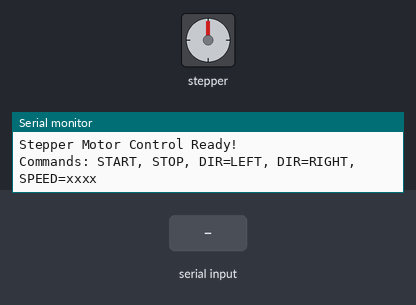
Bench run of a sketch on a simulated Arduino Uno, built with avr-gcc and run on an emulated ATmega328P. Parts: stepper motor, the last lines printed to the serial monitor. Wiring (inferred from the names in the program): stepper motor driver (200 steps per turn assumed): step pin 9; direction pin 10; enable pin 8. Inputs (shaded band) come from the test bench.

Above: at 1.2 s.
1.3 s: "START\n" received over Serial
At 1.45 s:
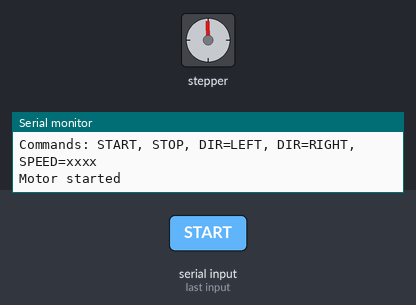
At 2.05 s:
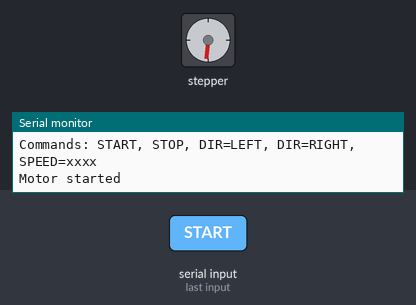
4.3 s: "SPEED=\n" received over Serial
7.3 s: "STOP\n" received over Serial
8.8 s: "START\n" received over Serial
At 8.95 s:
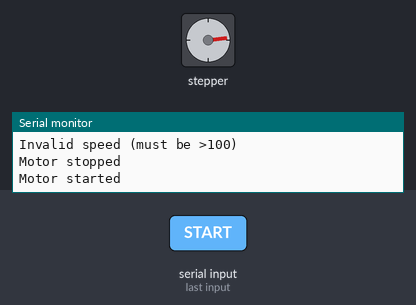
Timing chart, 0 to 12.8 s (numbered marks = the images above; inputs shaded):
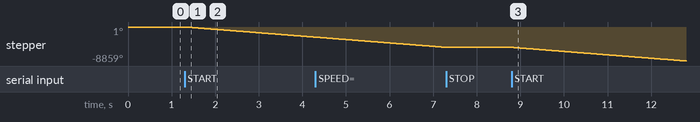

The sketch:

QuickDriverTest.ino
```cpp
// Pin definitions
#define EN_PIN   8   // Enable
#define STEP_PIN 9   // Step
#define DIR_PIN  10  // Direction

// Motor control variables
int stepDelayMicroseconds = 1000; // Default speed
bool motorEnabled = false;
bool motorDirection = LOW;        // LOW = forward, HIGH = reverse

void setup() {
  pinMode(EN_PIN, OUTPUT);
  pinMode(STEP_PIN, OUTPUT);
  pinMode(DIR_PIN, OUTPUT);

  digitalWrite(EN_PIN, HIGH); // Driver disabled initially
  Serial.begin(9600);
  Serial.println("Stepper Motor Control Ready!");
  Serial.println("Commands: START, STOP, DIR=LEFT, DIR=RIGHT, SPEED=xxxx");
}

void loop() {
  // Check for serial input
  if (Serial.available()) {
    String command = Serial.readStringUntil('\n');
    command.trim();

    if (command.equalsIgnoreCase("START")) {
      motorEnabled = true;
      digitalWrite(EN_PIN, LOW); // Enable driver
      Serial.println("Motor started");
    }
    else if (command.equalsIgnoreCase("STOP")) {
      motorEnabled = false;
      digitalWrite(EN_PIN, HIGH); // Disable driver
      Serial.println("Motor stopped");
    }
    else if (command.startsWith("DIR=")) {
      if (command.endsWith("LEFT")) {
        motorDirection = LOW;
        Serial.println("Direction set to LEFT");
      } else if (command.endsWith("RIGHT")) {
        motorDirection = HIGH;
        Serial.println("Direction set to RIGHT");
      }
    }
    else if (command.startsWith("SPEED=")) {
      int newSpeed = command.substring(6).toInt();
      if (newSpeed > 100) { // prevent too small delays
        stepDelayMicroseconds = newSpeed;
        Serial.print("Speed set to ");
        Serial.println(stepDelayMicroseconds);
      } else {
        Serial.println("Invalid speed (must be >100)");
      }
    }
  }

  // Run motor if enabled
  if (motorEnabled) {
    digitalWrite(DIR_PIN, motorDirection);
    digitalWrite(STEP_PIN, HIGH);
    delayMicroseconds(stepDelayMicroseconds);
    digitalWrite(STEP_PIN, LOW);
    delayMicroseconds(stepDelayMicroseconds);
  }
}
```

Measured:
- after the input at 1.3 s, stepper: keeps turning counter-clockwise at about 888°/s, starting at once
- after the input at 8.8 s, stepper: keeps turning counter-clockwise at about 888°/s, starting at once
